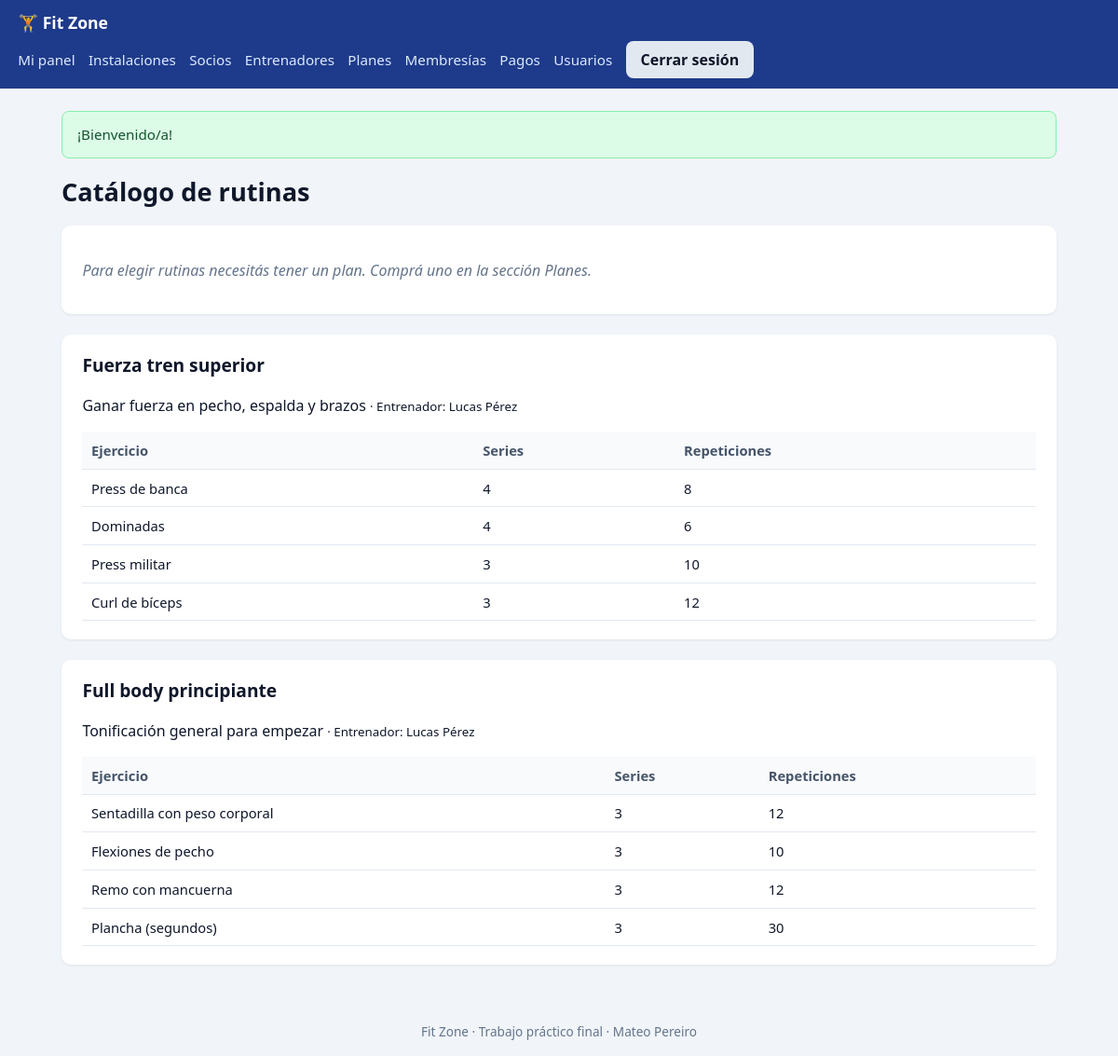
Page /catalogo_rutinas.php (signed in) on the committed database.
### tables this page shows
CREATE TABLE rutinas (
    id             INT UNSIGNED AUTO_INCREMENT PRIMARY KEY,
    socio_id       INT UNSIGNED NULL,
    entrenador_id  INT UNSIGNED NULL,
    nombre         VARCHAR(100) NOT NULL,
    objetivo       VARCHAR(255) NULL,
    creado_en      DATETIME NOT NULL DEFAULT CURRENT_TIMESTAMP,
    archivado_en   DATETIME NULL DEFAULT NULL,
    CONSTRAINT fk_rutina_socio FOREIGN KEY (socio_id) REFERENCES socios (id),
    CONSTRAINT fk_rutina_entrenador FOREIGN KEY (entrenador_id) REFERENCES entrenadores (id)
        ON UPDATE CASCADE ON DELETE SET NULL
);

CREATE TABLE entrenadores (
    id            INT UNSIGNED AUTO_INCREMENT PRIMARY KEY,
    nombre        VARCHAR(60)  NOT NULL,
    apellido      VARCHAR(60)  NOT NULL,
    dni           VARCHAR(8)   NOT NULL UNIQUE,
    email         VARCHAR(120) NULL,
    telefono      VARCHAR(30)  NULL,
    especialidad  VARCHAR(100) NULL,
    creado_en     DATETIME NOT NULL DEFAULT CURRENT_TIMESTAMP,
    archivado_en  DATETIME NULL DEFAULT NULL
);

CREATE TABLE rutina_ejercicios (
    id            INT UNSIGNED AUTO_INCREMENT PRIMARY KEY,
    rutina_id     INT UNSIGNED NOT NULL,
    ejercicio     VARCHAR(100) NOT NULL,
    series        TINYINT UNSIGNED  NOT NULL,
    repeticiones  SMALLINT UNSIGNED NOT NULL,
    CONSTRAINT fk_ejercicio_rutina FOREIGN KEY (rutina_id) REFERENCES rutinas (id) ON DELETE CASCADE,
    CONSTRAINT chk_ejercicio_series CHECK (series BETWEEN 1 AND 20),
    CONSTRAINT chk_ejercicio_reps CHECK (repeticiones BETWEEN 1 AND 500)
);

### includes/funciones.php (called while the page is built, shortened)
<?php
function escapar($valor): string
{
    return htmlspecialchars((string) ($valor ?? ''), ENT_QUOTES | ENT_SUBSTITUTE, 'UTF-8');
}
function requerir_login(PDO $pdo): array
{
    $st = $pdo->prepare('SELECT id, nombre, apellido, dni, email, rol, creado_en, archivado_en
                         FROM usuarios WHERE id = :id');
    $st->execute([':id' => $_SESSION['usuario_id']]);
    $usuario = $st->fetch();
    return $usuario;
}
function socio_de_usuario(PDO $pdo, string $dni): ?array
{
    $st = $pdo->prepare('SELECT id, nombre, apellido FROM socios WHERE dni = :dni AND archivado_en IS NULL');
    $st->execute([':dni' => $dni]);
    return $st->fetch() ?: null;
}

### catalogo_rutinas.php (the view, shortened to what this page needs)
<?php
require_once __DIR__ . '/includes/funciones.php';
require_once __DIR__ . '/includes/conexion.php';
require_once __DIR__ . '/includes/diseno.php';
$usuario = requerir_login($pdo);
$socio = socio_de_usuario($pdo, $usuario['dni']);
$catalogo = $pdo->query('SELECT r.id, r.nombre, r.objetivo, e.nombre AS entrenador_nombre, e.apellido AS entrenador_apellido
                         FROM rutinas r LEFT JOIN entrenadores e ON e.id = r.entrenador_id
                         WHERE r.socio_id IS NULL AND r.archivado_en IS NULL ORDER BY r.nombre')->fetchAll();
foreach ($catalogo as &$c) {
    $ej = $pdo->prepare('SELECT ejercicio, series, repeticiones FROM rutina_ejercicios WHERE rutina_id = :id ORDER BY id');
    $ej->execute([':id' => $c['id']]);
    $c['ejercicios'] = $ej->fetchAll();
}
?>
<?php if (!$socio): ?>
    <section class="tarjeta"><p class="vacio">Para elegir rutinas necesitás tener un plan. Comprá uno en la sección Planes.</p></section>
<?php endif; ?>
<?php foreach ($catalogo as $c): ?>
<section class="tarjeta">
    <h2><?= escapar($c['nombre']) ?></h2>
    <p>
        <?= escapar($c['objetivo'] ?? '') ?>
        <?php if ($c['entrenador_nombre'] !== null): ?>
            <small>· Entrenador: <?= escapar($c['entrenador_nombre'] . ' ' . $c['entrenador_apellido']) ?></small>
        <?php endif; ?>
    </p>
    <?php if ($c['ejercicios']): ?>
    <div class="tabla-responsive">
        <table class="tabla">
            <thead><tr><th>Ejercicio</th><th>Series</th><th>Repeticiones</th></tr></thead>
            <tbody>
            <?php foreach ($c['ejercicios'] as $ej): ?>
                <tr>
                    <td><?= escapar($ej['ejercicio']) ?></td>
                    <td><?= (int) $ej['series'] ?></td>
                    <td><?= (int) $ej['repeticiones'] ?></td>
                </tr>
            <?php endforeach; ?>
            </tbody>
        </table>
    </div>
    <?php endif; ?>
</section>
<?php endforeach; ?>

### css/estilos.css (style rules this page uses)
:root { --primario: #1d4ed8; --primario-oscuro: #1e3a8a; --fondo: #f1f5f9; --tarjeta: #ffffff; --texto: #0f172a; --suave: #64748b; --borde: #cbd5e1; --verde: #15803d; --rojo: #b91c1c; --amarillo: #a16207; --gris: #475569; --radio: 10px; }
* { box-sizing: border-box; }
body { margin: 0; font-family: system-ui, -apple-system, "Segoe UI", Roboto, Arial, sans-serif; background: var(--fondo); color: var(--texto); line-height: 1.5; min-height: 100vh; display: flex; flex-direction: column; }
h2 { font-size: 1.2rem; margin: 0 0 .8rem; }
.tarjeta { background: var(--tarjeta); border-radius: var(--radio); padding: 1.2rem 1.4rem; margin-bottom: 1.4rem; box-shadow: 0 1px 3px rgba(15, 23, 42, .08); }
.vacio { color: var(--suave); font-style: italic; }
.tabla-responsive { overflow-x: auto; }
.tabla { width: 100%; border-collapse: collapse; font-size: .92rem; }
.tabla th, .tabla td { text-align: left; padding: .55rem .6rem; border-bottom: 1px solid #e2e8f0; vertical-align: top; }
.tabla th { background: #f8fafc; color: var(--gris); font-weight: 700; }

### rows in the picture
rutinas: nombre "Fuerza tren superior", objetivo "Ganar fuerza en pecho, espalda y brazos", entrenador.apellido "Lucas Pérez"
rutina_ejercicios: ejercicio "Press de banca", series "4", repeticiones "8"
rutina_ejercicios: ejercicio "Dominadas", series "4", repeticiones "6"
rutina_ejercicios: ejercicio "Press militar", series "3", repeticiones "10"
rutina_ejercicios: ejercicio "Curl de bíceps", series "3", repeticiones "12"
rutinas: nombre "Full body principiante", objetivo "Tonificación general para empezar", entrenador.apellido "Lucas Pérez"
rutina_ejercicios: ejercicio "Sentadilla con peso corporal", series "3", repeticiones "12"
rutina_ejercicios: ejercicio "Flexiones de pecho", series "3", repeticiones "10"
rutina_ejercicios: ejercicio "Remo con mancuerna", series "3", repeticiones "12"
rutina_ejercicios: ejercicio "Plancha (segundos)", series "3", repeticiones "30"

### other values in the picture
escapar($aviso['texto']) "¡Bienvenido/a!"
escapar($titulo) "Catálogo de rutinas"
